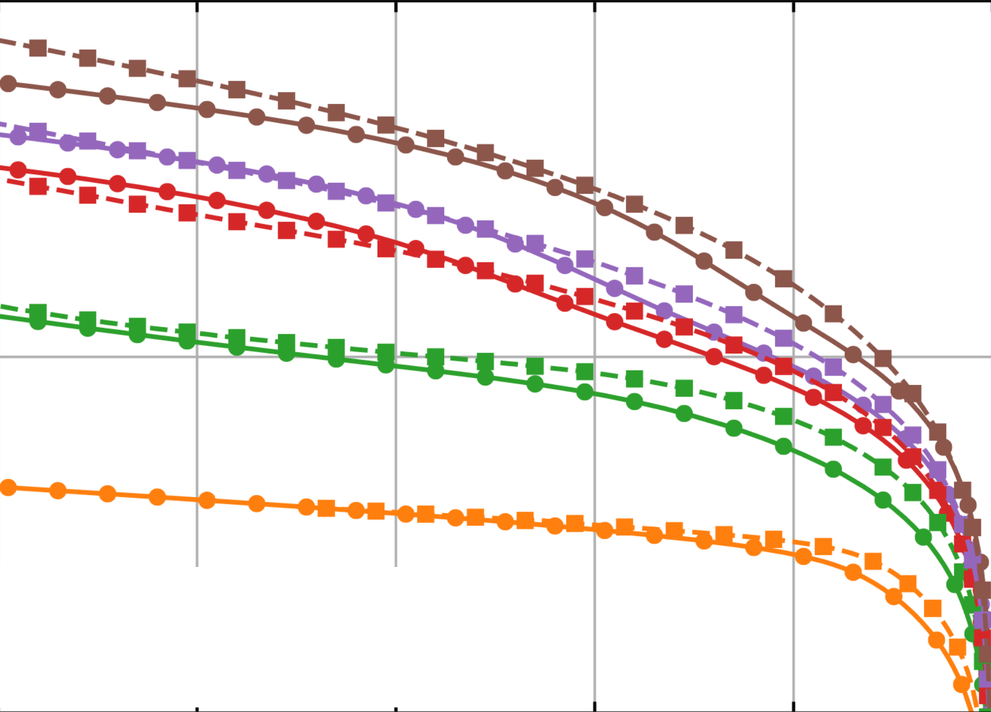
#> input picture graph_1.PNG, 991 x 712 px, shrunk from 1735 x 1247 before the run, found by its file name
$ python main.py
#> lines starting #> are read from the running program, lines starting #| are printed output that depends on the picture; after the words box and inside, x2 and y2 are one past the last pixel; in counts of white or black regions, pixels touching at a corner belong together
import cv2
import numpy as np
from sklearn.cluster import KMeans
from matplotlib import pyplot as plt


X_scale = [-1000, 0]
Y_scale = [10**-6, 10**-4]

# X_scale = [-1000, 0]
# Y_scale = [0, 7*10**21]


def quantize_colors(image, n_colors):
    (h, w) = image.shape[:2]
    image = image.reshape((h * w, 3))
    kmeans = KMeans(n_colors)
    kmeans.fit(image)
    new_colors = kmeans.cluster_centers_.astype("uint8")[kmeans.labels_]
    quantized_image = new_colors.reshape((h, w, 3))

    return quantized_image, kmeans.cluster_centers_.astype("uint8")


def is_colorful(bgr_color, saturation_threshold=25):
    color_np = np.uint8([[bgr_color]])
    hsv_color = cv2.cvtColor(color_np, cv2.COLOR_BGR2HSV)
    saturation = hsv_color[0][0][1]

    return saturation > saturation_threshold


def get_contour_centroids(contours):
    # Dataset 1
    x_dashed = []
    y_dashed = []

    # Dataset 2
    x_line = []
    y_line = []

    for contour in contours:
        moments = cv2.moments(contour)
        if moments["m00"] != 0:
            center_x = int(moments["m10"] / moments["m00"])
            center_y = int(moments["m01"] / moments["m00"])
        else:
            center_x, center_y = 0, 0

        perimeter = cv2.arcLength(contour, True)
        if perimeter > 100:
            # if perimeter is large, probably two points (sqauare and circle) were overlapped
            x_dashed.append(center_x)
            y_dashed.append(center_y)
            x_line.append(center_x)
            y_line.append(center_y)
        elif perimeter > 70:
            # square perimeter is larger than circle, hence it's a square point
            x_dashed.append(center_x)
            y_dashed.append(center_y)
        else:
            # circle point
            x_line.append(center_x)
            y_line.append(center_y)

    return x_dashed, y_dashed, x_line, y_line


def mask(image, color):
    white_bg = np.full(image.shape, 255, dtype=np.uint8)
    masked_image = cv2.bitwise_and(
        white_bg, white_bg, mask=cv2.inRange(image, color, color)
    )

    return masked_image


def to_grayscale(image):
    return cv2.cvtColor(image, cv2.COLOR_BGR2GRAY)


def erode(image):
    kernel = np.ones((10, 10), np.uint8)
    return cv2.erode(image, kernel)


def find_contours(image):
    contours, _ = cv2.findContours(image, cv2.RETR_EXTERNAL, cv2.CHAIN_APPROX_SIMPLE)
    return contours


def main(image_path, n_datasets):
    # Load the image
#> called with image_path = 'graph_1.png', n_datasets = 5
    image = cv2.imread(image_path)
#> image is the input picture: shape (712, 991, 3); mean B, G, R 232.8, 236, 242
    (h, w) = image.shape[:2]
#> h = 712; w = 991

    # X-axis scaling factor (linear)
    x_scaling = (X_scale[1] - X_scale[0]) / w
#> x_scaling = 1.01

    # Y-axis scaling factor (log)
    y_scaling = np.log10(Y_scale[1] / Y_scale[0]) / h
#> y_scaling = 0.00281
    # y_scaling = (Y_scale[1] - Y_scale[0]) / h

    # Quantize the image colors to n_datasets + 3 (white+gray+black)
    quantized_image, centroids = quantize_colors(image, n_datasets + 3)
#> centroids = [[254, 254, 254], [78, 88, 142], [19, 129, 254], [183, 106, 148], [48, 161, 48], [43, 42, 214], [8, 8, 8], [176, 183, 195]]

    # Get dataset colors
    dataset_colors = [
        tuple(bgr_color.tolist()) for bgr_color in centroids if is_colorful(bgr_color)
    ]
#> dataset_colors = [(78, 88, 142), (19, 129, 254), (183, 106, 148), (48, 161, 48), (43, 42, 214)]

    for color in dataset_colors:
        masked_image = mask(quantized_image, color)
        grayscale_image = to_grayscale(masked_image)
        eroded_image = erode(grayscale_image)
        contours = find_contours(eroded_image)

        cv2.drawContours(image, contours, -1, (0, 255, 0), 3)

        x_dashed, y_dashed, x_line, y_line = get_contour_centroids(contours)

        for point in list(zip(x_dashed, y_dashed)):
            cv2.circle(image, tuple(point), 1, (255, 0, 0))

        for point in list(zip(x_line, y_line)):
            cv2.circle(image, tuple(point), 1, (0, 255, 0))

        # cv2.imshow("Contours", image)
        # cv2.waitKey(0)
        # cv2.destroyAllWindows()

        x_dashed = [[x * x_scaling + X_scale[0]] for x in x_dashed]
        y_dashed = [10 ** ((h - y) * y_scaling + np.log10(Y_scale[0])) for y in y_dashed]
        # y_dashed = [[(h - y) * y_scaling + Y_scale[0]] for y in y_dashed]
        x_line = [[x * x_scaling + X_scale[0]] for x in x_line]
        y_line = [10 ** ((h - y) * y_scaling + np.log10(Y_scale[0])) for y in y_line]
        # y_line = [[(h - y) * y_scaling + Y_scale[0]] for y in y_line]

        np.savez(
            f"current_hptm_{(','.join(map(str, color)))}.npz",
            np.array(x_dashed),
            np.array(y_dashed),
        )
        np.savez(
            f"current_data_{(','.join(map(str, color)))}.npz",
            np.array(x_dashed),
            np.array(y_dashed),
        )

        fig, ax = plt.subplots(figsize=(9, 6))
        ax.scatter(x_dashed, y_dashed, s=60, alpha=0.7, edgecolors="k")
        ax.scatter(x_line, y_line, s=60, alpha=0.7, edgecolors="k")
        ax.set_ylim(bottom=Y_scale[0], top=Y_scale[1])
        ax.set_yscale("log")
        plt.savefig(f"capacitance_{(','.join(map(str, color)))}.png")
#> this loop made 5 passes
#> pass 1, in mask, `masked_image = cv2.bitwise_and( white_bg, white_bg, mask=cv2.inRange(i..`:
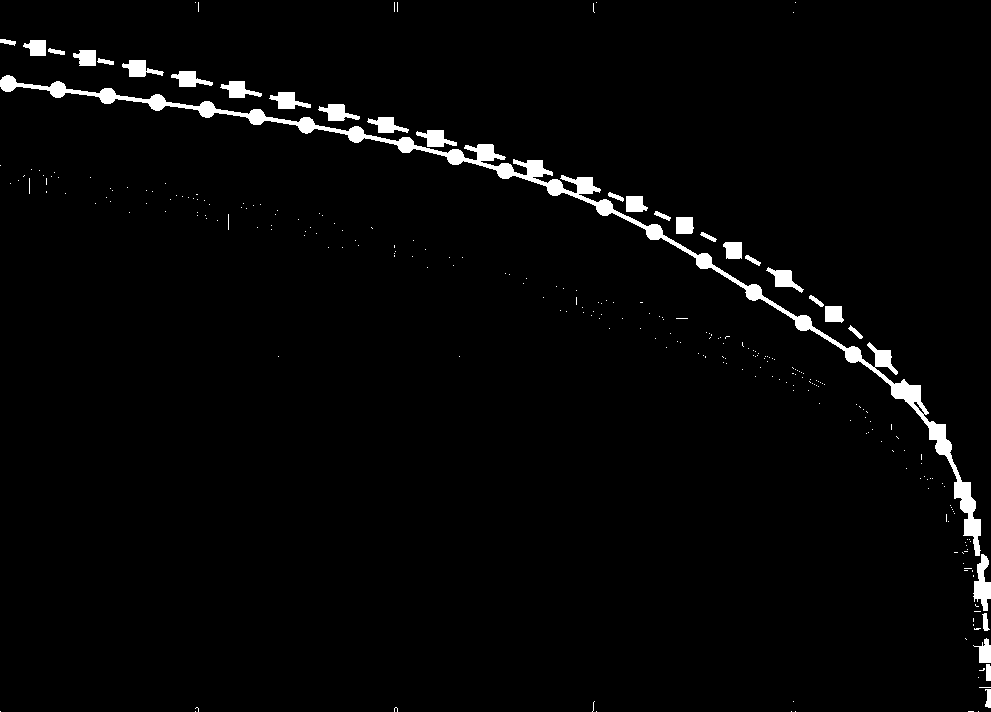
#> masked_image: shape (712, 991, 3); 2.5% white; 278 white regions (249 under 20 px), largest, box (x1, y1, x2, y2) and area: (0, 75, 981, 556) 10541, (973, 554, 991, 611) 575, (269, 92, 311, 109) 394
#> pass 1, in main, `eroded_image = erode(grayscale_image)`:
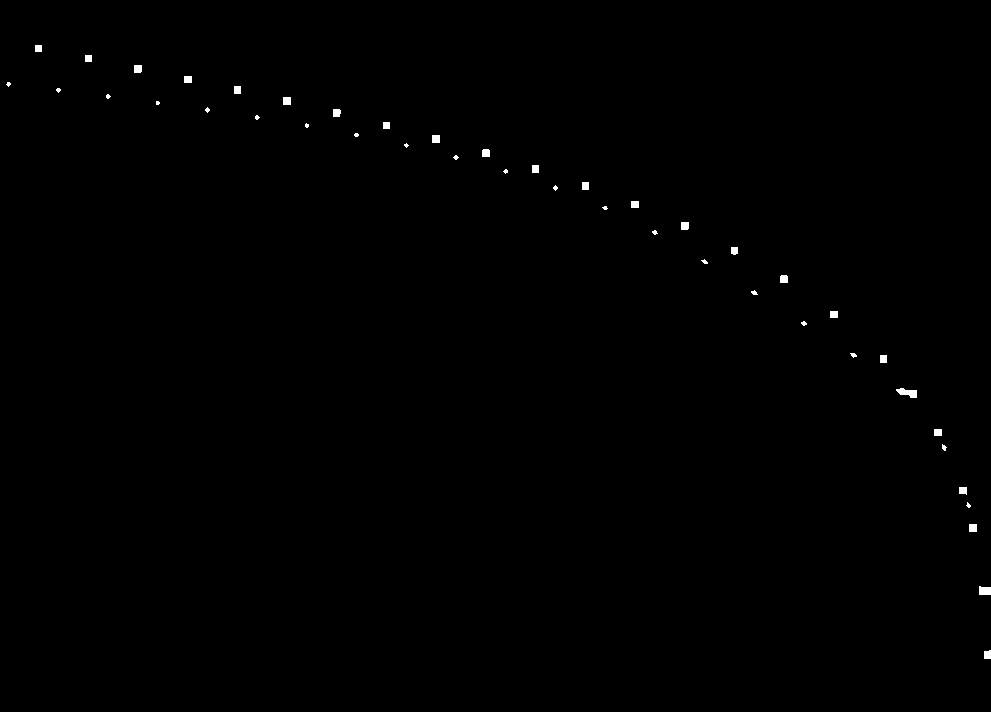
#> eroded_image: shape (712, 991); 0.26% white; 44 white regions (15 under 20 px), largest, box (x1, y1, x2, y2) and area: (896, 388, 917, 398) 130, (979, 586, 991, 595) 98, (283, 97, 291, 105) 64
#> pass 1, in main, `plt.savefig(f"capacitance_{(','.join(map(str, color)))}.png")`:
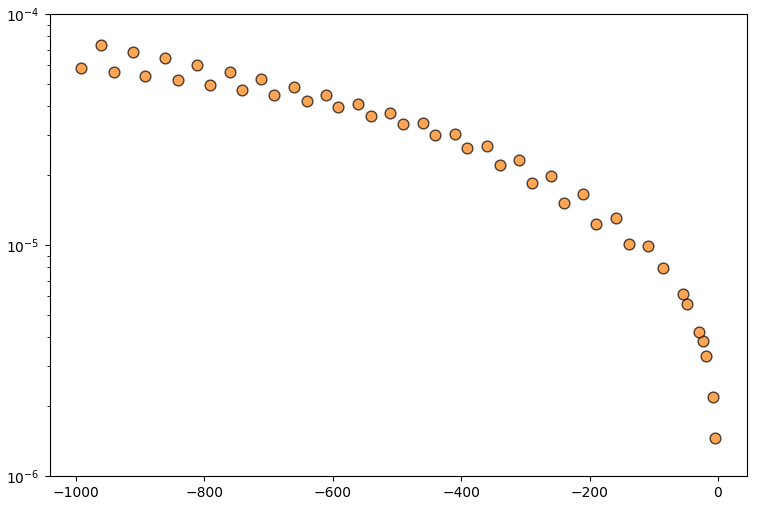
#> figure drawn by matplotlib, 1 panel
#> after the loop:
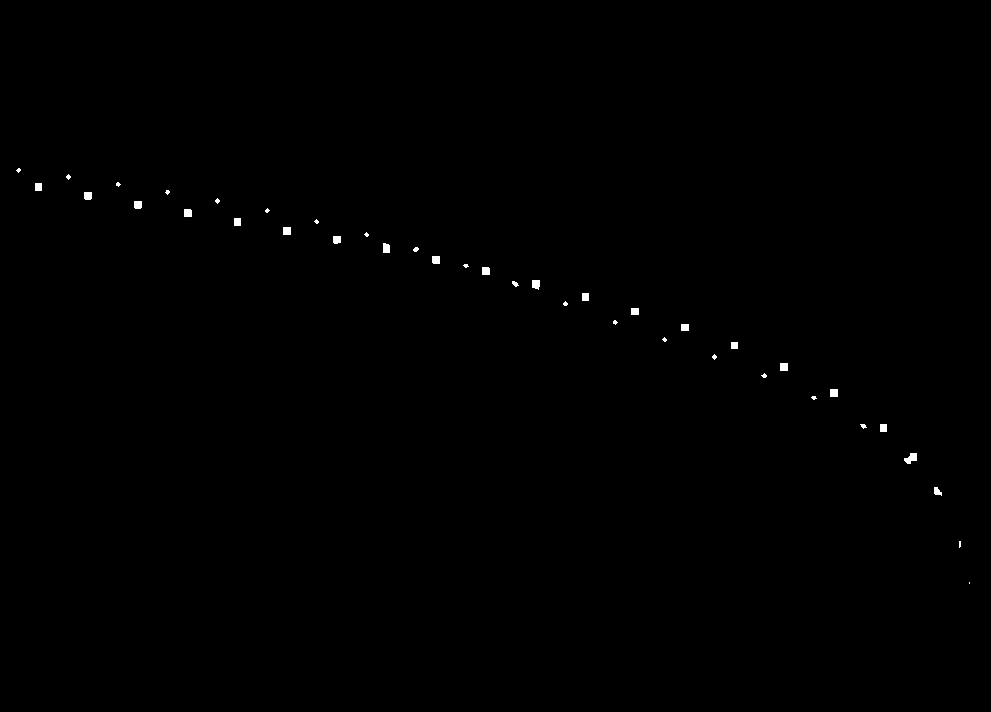
#> eroded_image: shape (712, 991); 0.22% white; 40 white regions (17 under 20 px), largest, box (x1, y1, x2, y2) and area: (904, 453, 917, 464) 92, (532, 280, 540, 290) 68, (383, 243, 390, 253) 65
#> after the loop:
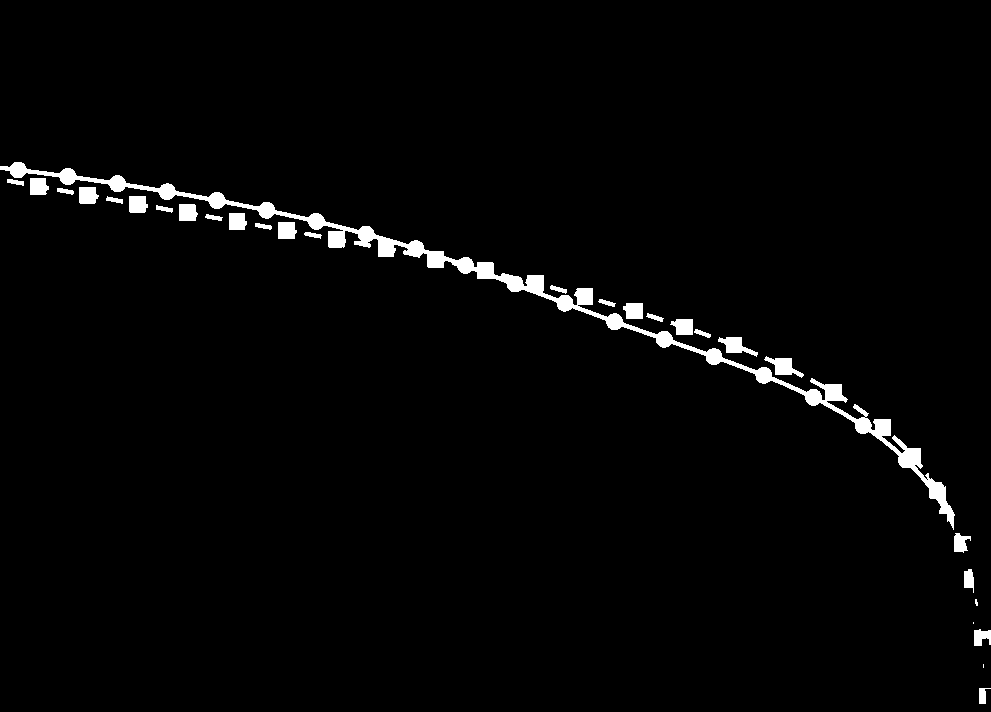
#> grayscale_image: shape (712, 991); 2.1% white; 29 white regions (3 under 20 px), largest, box (x1, y1, x2, y2) and area: (0, 162, 955, 530) 10414, (764, 356, 804, 378) 391, (718, 337, 758, 357) 367
#> after the loop:
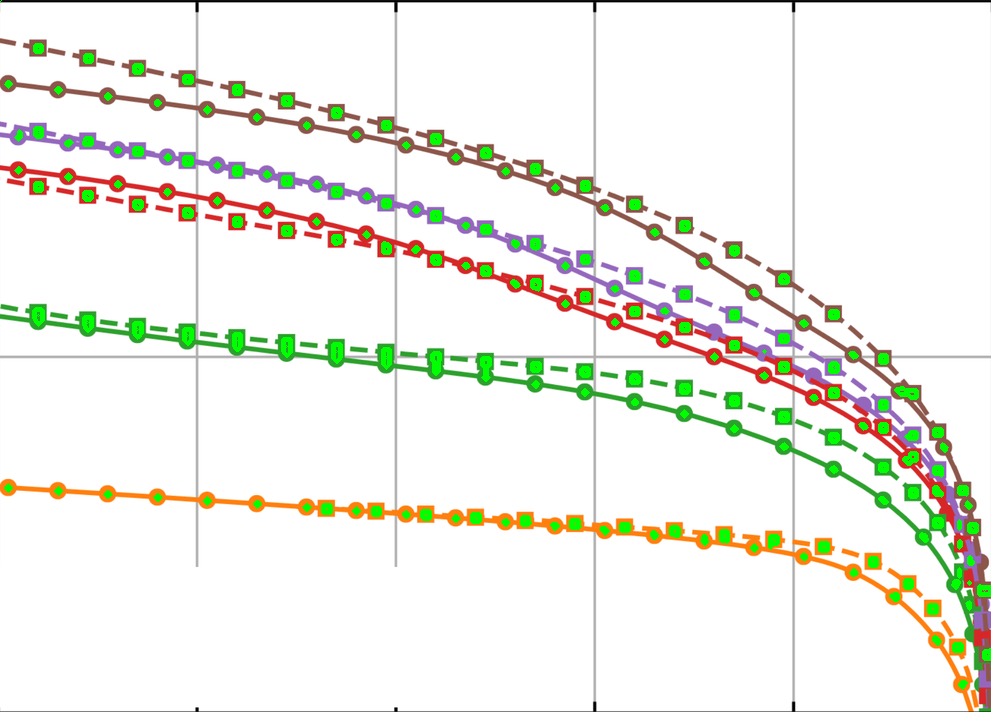
#> image: shape (712, 991, 3); 2.51% of pixels changed, all inside (x1, y1, x2, y2) = (0, 0, 991, 690)


main("graph_1.png", 5)
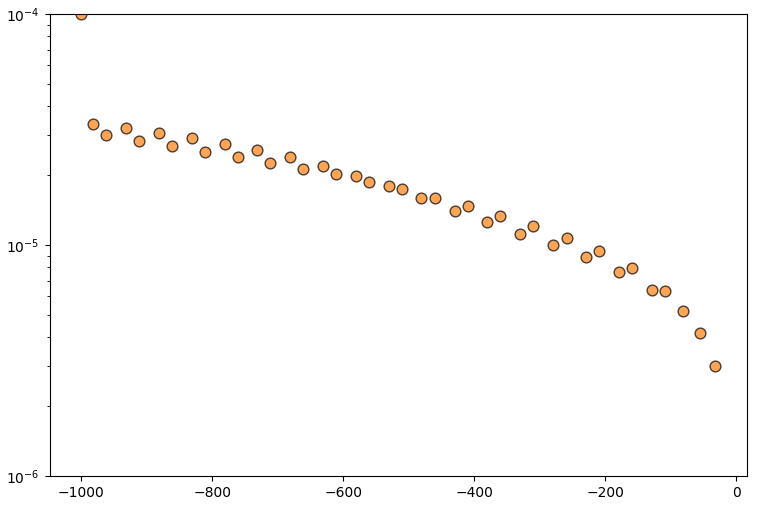
#> figure drawn by matplotlib, 1 panel
